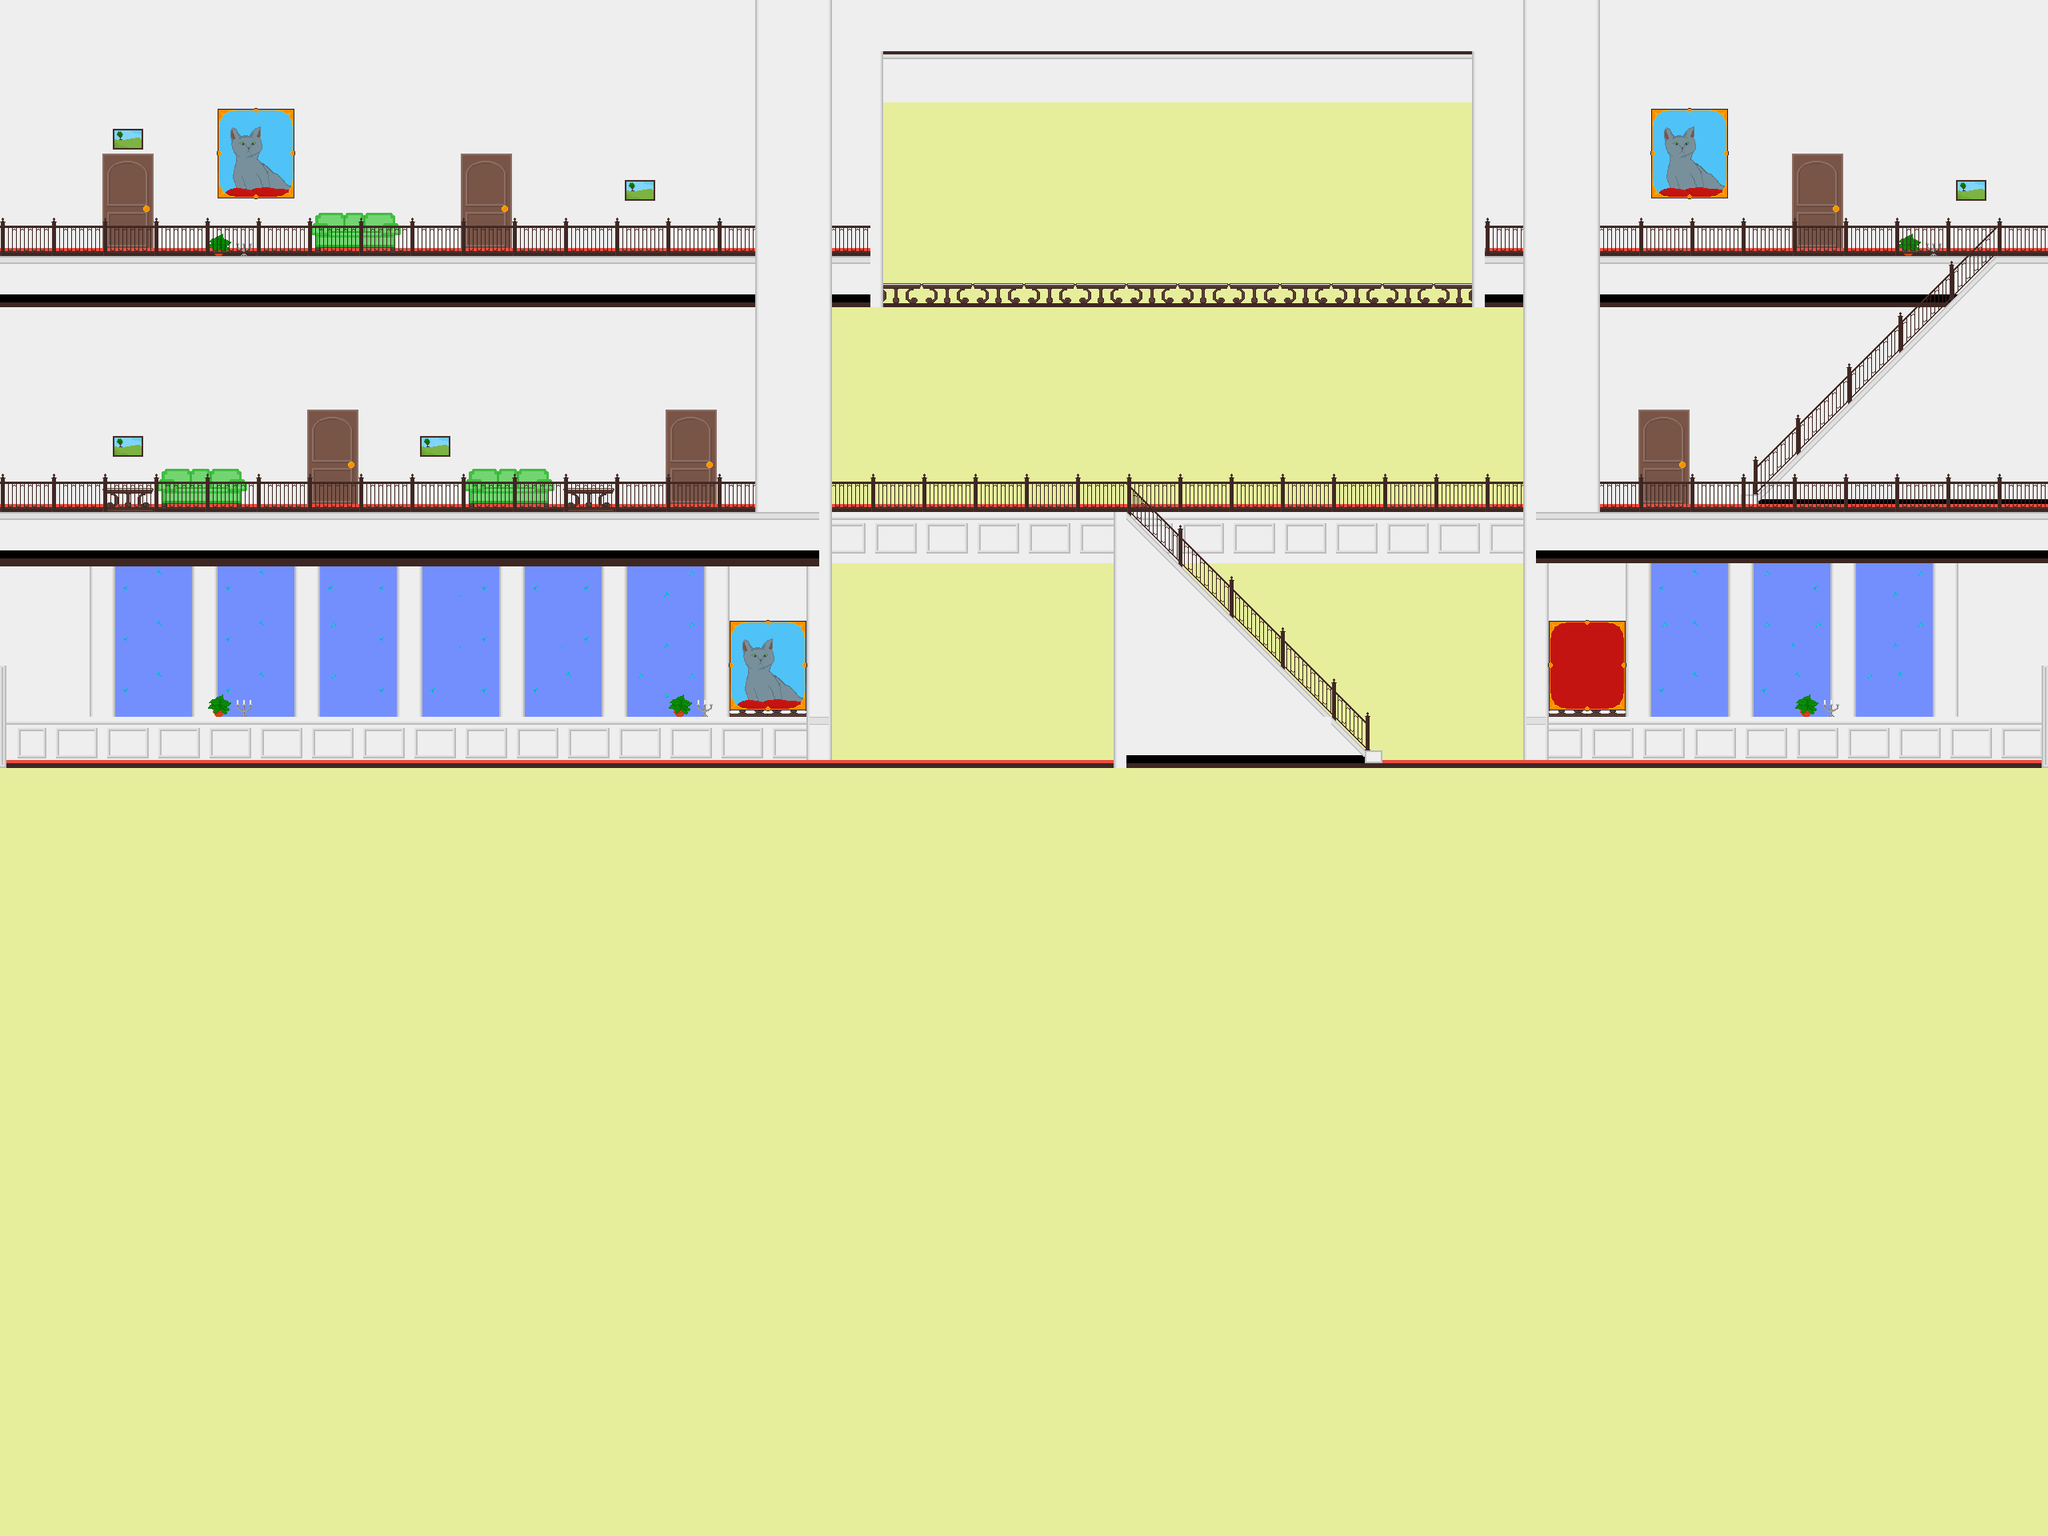

A level layout from a 2D game, rendered from its tile map. Below: a short description, then the map file with tile-grid data replaced by summaries:
An orthogonal 40x30 tile map with 64x64 px tiles, 5 tile layers (bg, n+1, bot, n+2, ...), 2 tilesets and 13 objects (5x upOnly, left, right, up).

<map version="1.0" orientation="orthogonal" renderorder="right-down" width="40" height="30" tilewidth="64" tileheight="64" nextobjectid="81">
 <tileset firstgid="1" name="testtiles" tilewidth="64" tileheight="64" tilecount="100" columns="10">
  <image source="../graphics/testtiles.png" width="640" height="640" />
 </tileset>
 <tileset firstgid="101" name="testtiles2" tilewidth="64" tileheight="64" tilecount="100" columns="10">
  <image source="../graphics/testtiles2.png" width="640" height="640" />
 </tileset>
 <layer name="bg" width="40" height="30">
  <data>[1200 cells, 1200 non-empty, 7 distinct tile ids]</data>
 </layer>
 <layer name="n+1" width="40" height="30">
  <data>[1200 cells, 150 non-empty, 18 distinct tile ids]</data>
 </layer>
 <layer name="bot" width="40" height="30">
  <data>[1200 cells, 211 non-empty, 16 distinct tile ids]</data>
 </layer>
 <layer name="n+2" width="40" height="30">
  <data>[1200 cells, 166 non-empty, 22 distinct tile ids]</data>
 </layer>
 <objectgroup name="col">
  <object id="71" x="0" y="320">
   <polyline points="0,0 1088,0 1088,64 0,64 0,0" />
  </object>
  <object id="74" x="2560" y="960">
   <polyline points="0,0 -2560,0" />
  </object>
  <object id="75" x="0" y="704">
   <polyline points="0,0 1408,0 1408,-64 0,-64 0,0" />
  </object>
  <object id="79" x="1728" y="640">
   <polyline points="0,0 64,64 832,64 832,0 0,0" />
  </object>
  <object id="80" x="2176" y="320">
   <polyline points="0,0 -64,64 -320,64 -320,0 0,0" />
  </object>
 </objectgroup>
 <objectgroup name="doors">
  <object id="30" name="left" gid="42" x="0" y="896" width="64" height="64" />
  <object id="68" name="right" gid="42" x="2496" y="896" width="64" height="64" />
  <object id="69" name="up" gid="42" x="1472" y="128" width="64" height="64" />
 </objectgroup>
 <objectgroup name="objects">
  <object id="63" type="upOnly" x="1408" y="640">
   <polyline points="0,0 320,320" />
  </object>
  <object id="64" type="upOnly" x="1728" y="640">
   <polyline points="0,0 -320,0" />
  </object>
  <object id="70" type="upOnly" x="1088" y="384">
   <polyline points="0,0 768,0" />
  </object>
  <object id="77" type="upOnly" x="2176" y="640">
   <polyline points="0,0 320,-320" />
  </object>
  <object id="78" type="upOnly" x="2176" y="320">
   <polyline points="0,0 320,0" />
  </object>
 </objectgroup>
 <objectgroup name="enemies" visible="0" />
 <objectgroup name="temp" visible="0" />
 <layer name="foreground" width="40" height="30">
  <data>[1200 cells, 87 non-empty, 11 distinct tile ids]</data>
 </layer>
</map>
